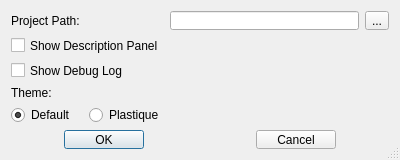
<?xml version="1.0" encoding="UTF-8"?>
<ui version="4.0">
 <class>PrefsDialog</class>
 <widget class="QDialog" name="PrefsDialog">
  <property name="geometry">
   <rect>
    <x>0</x>
    <y>0</y>
    <width>400</width>
    <height>160</height>
   </rect>
  </property>
  <property name="minimumSize">
   <size>
    <width>400</width>
    <height>160</height>
   </size>
  </property>
  <property name="maximumSize">
   <size>
    <width>800</width>
    <height>160</height>
   </size>
  </property>
  <property name="focusPolicy">
   <enum>Qt::StrongFocus</enum>
  </property>
  <property name="contextMenuPolicy">
   <enum>Qt::PreventContextMenu</enum>
  </property>
  <property name="windowTitle">
   <string>Preferences</string>
  </property>
  <property name="sizeGripEnabled">
   <bool>true</bool>
  </property>
  <layout class="QGridLayout" name="gridLayout">
   <item row="0" column="0">
    <widget class="QLabel" name="projectpath_label">
     <property name="sizeIncrement">
      <size>
       <width>0</width>
       <height>0</height>
      </size>
     </property>
     <property name="text">
      <string>Project Path:</string>
     </property>
    </widget>
   </item>
   <item row="0" column="1">
    <layout class="QHBoxLayout" name="proj_layout">
     <item>
      <widget class="QLineEdit" name="projectpath_line">
       <property name="focusPolicy">
        <enum>Qt::ClickFocus</enum>
       </property>
       <property name="toolTip">
        <string>Insert your project path here. E.g. &quot;P:/&quot;, &quot;media/projects&quot;</string>
       </property>
       <property name="echoMode">
        <enum>QLineEdit::Normal</enum>
       </property>
       <property name="dragEnabled">
        <bool>false</bool>
       </property>
       <property name="placeholderText">
        <string/>
       </property>
      </widget>
     </item>
     <item>
      <widget class="QToolButton" name="projectpath_tool">
       <property name="toolTip">
        <string>Choose directory</string>
       </property>
       <property name="text">
        <string>...</string>
       </property>
       <property name="autoRaise">
        <bool>false</bool>
       </property>
       <property name="arrowType">
        <enum>Qt::NoArrow</enum>
       </property>
      </widget>
     </item>
    </layout>
   </item>
   <item row="1" column="0">
    <widget class="QCheckBox" name="desc_check">
     <property name="text">
      <string>Show Description Panel</string>
     </property>
    </widget>
   </item>
   <item row="2" column="0">
    <widget class="QCheckBox" name="debug_check">
     <property name="text">
      <string>Show Debug Log</string>
     </property>
    </widget>
   </item>
   <item row="3" column="0">
    <widget class="QLabel" name="theme_label">
     <property name="text">
      <string>Theme:</string>
     </property>
    </widget>
   </item>
   <item row="4" column="0">
    <layout class="QHBoxLayout" name="theme_layout">
     <property name="sizeConstraint">
      <enum>QLayout::SetMinimumSize</enum>
     </property>
     <item>
      <widget class="QRadioButton" name="theme_radio1">
       <property name="text">
        <string>Default</string>
       </property>
       <property name="shortcut">
        <string/>
       </property>
       <property name="checked">
        <bool>true</bool>
       </property>
      </widget>
     </item>
     <item>
      <widget class="QRadioButton" name="theme_radio2">
       <property name="text">
        <string>Plastique</string>
       </property>
       <property name="shortcut">
        <string/>
       </property>
      </widget>
     </item>
    </layout>
   </item>
   <item row="5" column="0" colspan="2">
    <layout class="QHBoxLayout" name="btn_layout">
     <property name="sizeConstraint">
      <enum>QLayout::SetDefaultConstraint</enum>
     </property>
     <item>
      <widget class="QDialogButtonBox" name="btn_ok">
       <property name="orientation">
        <enum>Qt::Horizontal</enum>
       </property>
       <property name="standardButtons">
        <set>QDialogButtonBox::Ok</set>
       </property>
       <property name="centerButtons">
        <bool>true</bool>
       </property>
      </widget>
     </item>
     <item>
      <widget class="QDialogButtonBox" name="btn_cancel">
       <property name="orientation">
        <enum>Qt::Horizontal</enum>
       </property>
       <property name="standardButtons">
        <set>QDialogButtonBox::Cancel</set>
       </property>
       <property name="centerButtons">
        <bool>true</bool>
       </property>
      </widget>
     </item>
    </layout>
   </item>
  </layout>
  <zorder>projectpath_label</zorder>
  <zorder>theme_label</zorder>
  <zorder>desc_check</zorder>
  <zorder>debug_check</zorder>
 </widget>
 <resources/>
 <connections>
  <connection>
   <sender>btn_ok</sender>
   <signal>accepted()</signal>
   <receiver>PrefsDialog</receiver>
   <slot>accept()</slot>
   <hints>
    <hint type="sourcelabel">
     <x>248</x>
     <y>254</y>
    </hint>
    <hint type="destinationlabel">
     <x>157</x>
     <y>274</y>
    </hint>
   </hints>
  </connection>
  <connection>
   <sender>btn_ok</sender>
   <signal>rejected()</signal>
   <receiver>PrefsDialog</receiver>
   <slot>reject()</slot>
   <hints>
    <hint type="sourcelabel">
     <x>316</x>
     <y>260</y>
    </hint>
    <hint type="destinationlabel">
     <x>286</x>
     <y>274</y>
    </hint>
   </hints>
  </connection>
 </connections>
</ui>
